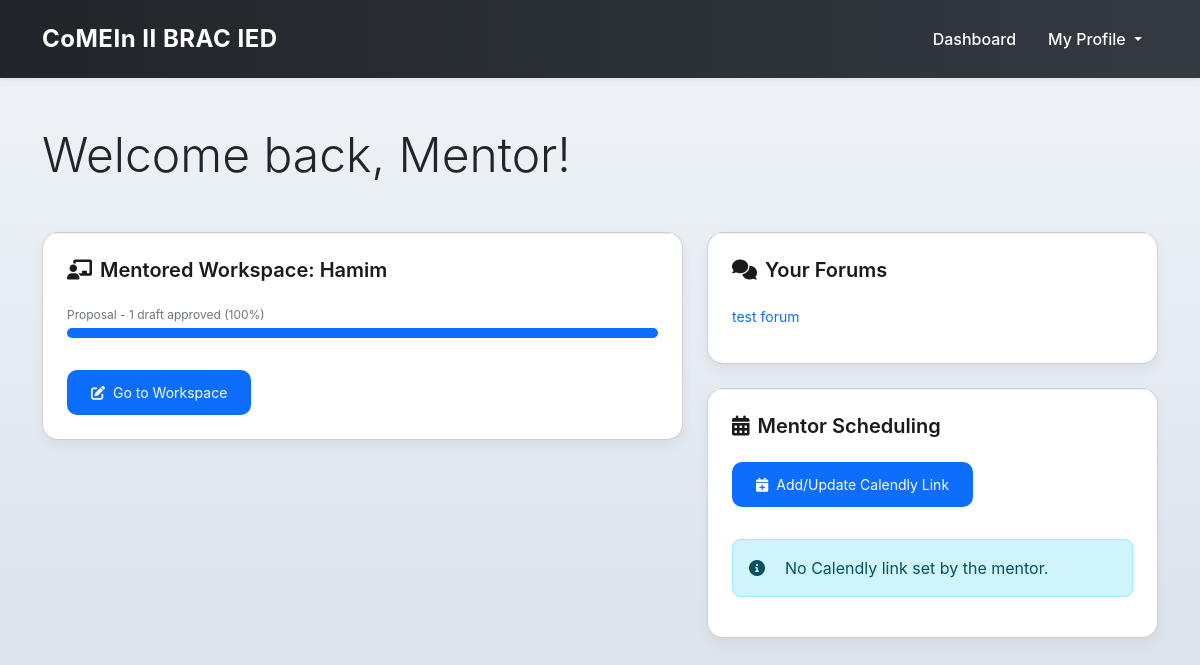
/users/dashboard/ (signed in), run on an earlier commit of the app's database.
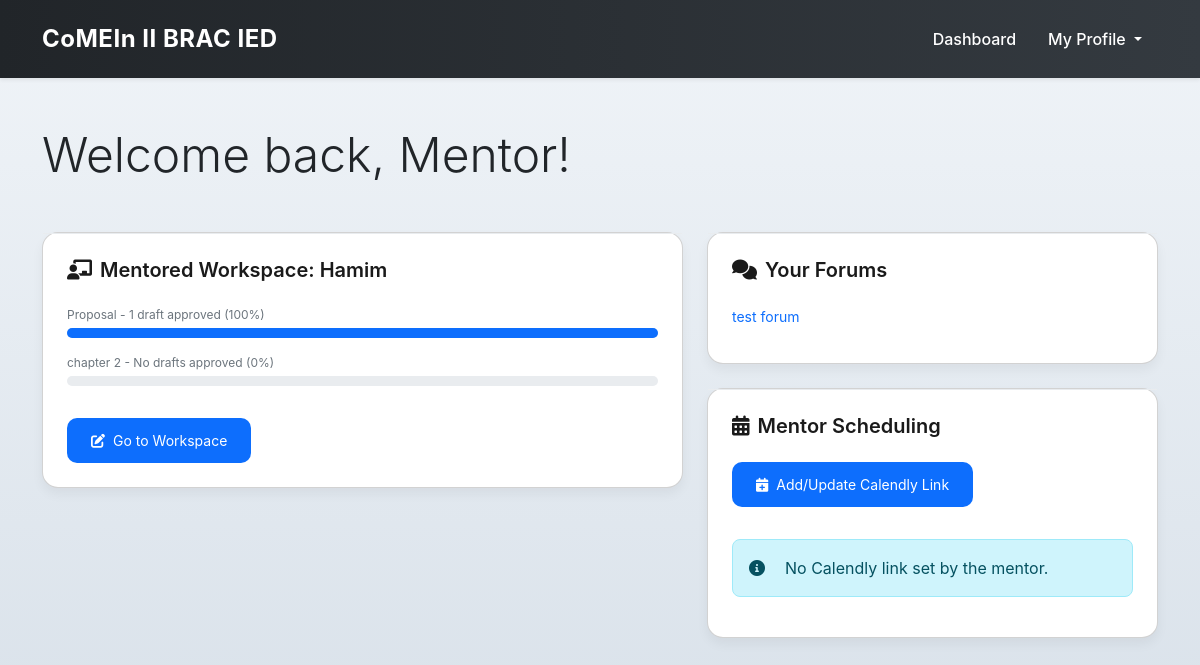
And on a later commit of the database.
### workspace/models.py (models this page shows, shortened)
class Workspace(models.Model):
    student = models.OneToOneField(
        settings.AUTH_USER_MODEL, on_delete=models.CASCADE, related_name='workspace'
    )
    mentor = models.ForeignKey(
        settings.AUTH_USER_MODEL,
        on_delete=models.SET_NULL,
        blank=True,
        null=True,
        related_name='mentored_workspaces',
    )

class Chapter(models.Model):
    workspace = models.ForeignKey(
        'Workspace', on_delete=models.CASCADE, related_name='chapters'
    )
    date_added = models.DateTimeField(default=timezone.now)
    chapter_name = models.CharField(max_length=200)
    deadline = models.DateTimeField()

### users/models.py (models this page shows, shortened)
class User(AbstractUser, PermissionsMixin):
    USER_TYPE_CHOICES = [
        ('student', 'Student'),
        ('mentor', 'Mentor'),
    ]
    user_type = models.CharField(
        max_length=10,
        choices=USER_TYPE_CHOICES,
        default='student',
        help_text="Set the user as Student or mentor."
    )
    objects = UserManager()
    username = models.CharField(
        _("username"),
        max_length=150,
        unique=True,
        help_text=_(
            "Required. 150 characters or fewer. Letters, digits and @/./+/-/_ only."
        ),
        validators=[
            UnicodeUsernameValidator()
        ],
        error_messages={
            "unique": _("A user with that username already exists."),
        },
        default='default_user'
    )
    password_changed = models.BooleanField(default=False)
    first_name = models.CharField(_("first name"), max_length=150, blank=True)
    last_name = models.CharField(_("last name"), max_length=150, blank=True)
    email = models.EmailField(_("email address"), blank=True, unique=True) # Email Field added

### forum/models.py (models this page shows, shortened)
class Forum(models.Model):
    title = models.CharField(max_length=200)
    description = models.TextField()
    created_by = models.ForeignKey(settings.AUTH_USER_MODEL, on_delete=models.SET_NULL, null=True, related_name='forums_created')
    created_at = models.DateTimeField(default=timezone.now)
    participants = models.ManyToManyField(settings.AUTH_USER_MODEL, related_name='forums_joined')
    moderator = models.ForeignKey(settings.AUTH_USER_MODEL, on_delete=models.SET_NULL, null=True, related_name='forums_moderated', blank=True)  # moderator field

### users/views.py (the view, shortened to what this page needs)
# urls.py: path('dashboard/', views.dashboard, name='dashboard'),
@login_required
def dashboard(request):
    student_workspace_progress = {}
    mentor_workspaces_progress = {}
    mentor_profile = None
    calendly_form = None
    if hasattr(request.user, 'mentored_workspaces') and request.user.mentored_workspaces.all():
        for workspace in request.user.mentored_workspaces.all():
            mentor_workspaces_progress[workspace.id] = {}
            for chapter in workspace.chapters.all():
                submissions = chapter.submissions.filter(student=workspace.student)
                approved_submissions = submissions.filter(status='approved')
                progress_percentage = 100 if approved_submissions.exists() else 0
                mentor_workspaces_progress[workspace.id][chapter.id] = {
                    'progress_percentage': progress_percentage,
                    'is_completed': approved_submissions.exists(),
                    'status_text': f'{approved_submissions.count()} draft{"s" if approved_submissions.count() != 1 else ""} approved' if approved_submissions.exists() else 'No drafts approved'
                }
            if workspace.mentor == request.user:
                mentor_profile = UserProfile.objects.get(user=workspace.mentor)
    user_forums = Forum.objects.filter(participants=request.user)
    if request.user.user_type == 'mentor':
        profile, _ = UserProfile.objects.get_or_create(user=request.user)
        calendly_form = CalendlyLinkForm(instance=profile)
    context = {
        'student_workspace_progress': student_workspace_progress,
        'mentor_workspaces_progress': mentor_workspaces_progress,
        'user_forums': user_forums,
        'mentor_profile': mentor_profile,
        'calendly_form': calendly_form,
    }
    return render(request, 'users/dashboard.html', context)

### workspace/templatetags/custom_filters.py (called while the page is built)
@register.filter
def getkey(value, key):
    try:
        return value[key]
    except (KeyError, TypeError):
        return None

### users/templates/users/dashboard.html (shortened to what the changed rows need)
{% load custom_filters %}
<!DOCTYPE html>
<html lang="en">
<head>
    <link href="https://cdn.jsdelivr.net/npm/bootstrap@5.3.2/dist/css/bootstrap.min.css" rel="stylesheet">
    <link href="https://cdnjs.cloudflare.com/ajax/libs/font-awesome/6.0.0/css/all.min.css" rel="stylesheet">
</head>
<body>
    <div class="container py-5">
        <h1 class="display-5 mb-5">Welcome back, {{ request.user.first_name }}!</h1>
        <div class="row g-4">
            <div class="col-lg-7">
                {% if request.user.mentored_workspaces.all %}
                {% for workspace in request.user.mentored_workspaces.all %}
                <div class="card mb-4">
                    <div class="card-body">
                        <h4 class="card-title"><i class="fas fa-chalkboard-teacher me-2"></i>Mentored Workspace: {{ workspace.student.first_name }}</h4>
                        {% for chapter in workspace.chapters.all %}
                        <div class="mb-3">
                            <div class="progress-label">{{ chapter.chapter_name }} - {{ mentor_workspaces_progress|getkey:workspace.id|getkey:chapter.id|getkey:'status_text' }} ({{ mentor_workspaces_progress|getkey:workspace.id|getkey:chapter.id|getkey:'progress_percentage' }}%)</div>
                            <div class="progress" data-bs-toggle="tooltip" title="{{ mentor_workspaces_progress|getkey:workspace.id|getkey:chapter.id|getkey:'status_text' }}">
                                <div class="progress-bar {% if mentor_workspaces_progress|getkey:workspace.id|getkey:chapter.id|getkey:'is_completed' %}progress-bar-blue{% else %}progress-bar-striped{% endif %}"
                                     role="progressbar"
                                     style="width: {{ mentor_workspaces_progress|getkey:workspace.id|getkey:chapter.id|getkey:'progress_percentage' }}%;"
                                     aria-valuenow="{{ mentor_workspaces_progress|getkey:workspace.id|getkey:chapter.id|getkey:'progress_percentage' }}"
                                     aria-valuemin="0"
                                     aria-valuemax="100">
                                </div>
                            </div>
                        </div>
                        {% endfor %}
                        <a href="{% url 'workspace_view' student_id=workspace.student.id %}" class="btn btn-primary-custom mt-3">
                            <i class="fas fa-edit me-2"></i>Go to Workspace
                        </a>
                    </div>
                </div>
                {% endfor %}
                {% endif %}
            </div>
            <div class="col-lg-5">
                <div class="card mb-4">
                    <div class="card-body">
                        <h4 class="card-title"><i class="fas fa-comments me-2"></i>Your Forums</h4>
                        {% for forum in user_forums %}
                        <a href="{% url 'forum_detail' forum_id=forum.id %}" class="forum-item">{{ forum.title }}</a>
                        {% empty %}
                        <div class="alert alert-info">
                            <i class="fas fa-info-circle me-2"></i>You are not participating in any forums yet.
                        </div>
                        {% endfor %}
                    </div>
                </div>
            </div>
        </div>
    </div>
</body>
</html>

What changed in the data, as far as the page shows it:
added Chapter: chapter_name "chapter 2", Workspace.id "No drafts approved", Workspace.id "0"
